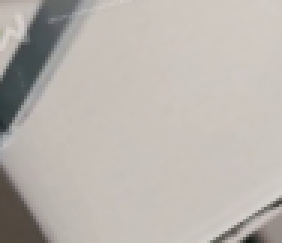
#> input picture module_E_recognition/crops/cluster_0/f0000_0001.png, 94 x 81 px (shown 3 times larger)
$ python recognize.py
#> lines starting #> are read from the running program, lines starting #| are printed output that depends on the picture
"""
Module E - Object recognition: what type of box is it?

  1. Alignment-based : SIFT keypoints -> matches to every training template -> RANSAC homography ->
                       score = residual alignment error (lowest wins)
  2. Appearance-based: "Eigenboxes" - PCA (SVD, from scratch) eigenspace + nearest neighbour
  3. Invariants      : Hu moments (translation/scale/rotation invariant), nearest class mean

Dataset layout (you collect it: run extract_crops.py, then move the crops into one folder per type):
    module_E_recognition/crops/<type_name>/*.png      (>= 3 types, ~10+ crops each)

Run: python module_E_recognition/recognize.py [--crops module_E_recognition/crops]
Outputs: accuracy table (printed + outputs/E_accuracy.txt), outputs/E_eigenboxes.png, outputs/E_hu_invariance.txt
"""
import argparse
import sys
from pathlib import Path

sys.path.insert(0, str(Path(__file__).resolve().parents[1]))

import cv2
import numpy as np

from common import OUT

HERE = Path(__file__).parent
EIG_SIZE = (64, 40)  # (w, h) of the normalised gray crop used by the eigenspace


# =============================================================== crops / augmentation helpers
# [19 lines left out: functions upright_crop, rotate_expand, not called in this run]


def change_lighting(img, rng):
    alpha, beta = rng.uniform(0.5, 1.5), rng.uniform(-40, 40)
    return np.clip(img.astype(np.float32) * alpha + beta, 0, 255).astype(np.uint8)


def load_dataset(root, test_frac=0.4):
    """Temporal split per class: first (1-test_frac) of the sorted files = train, last part = held-out test
    (neighbouring video frames are near-duplicates, so a random split would leak).

    Folders that contain no readable image are skipped rather than counted as a class.  A dataset
    converted from real footage can easily have a material that simply never appears in the chosen
    window, and silently registering it as a class would inflate the class count and pad the report.
    """
#> called with root = 'module_E_recognition/crops', test_frac = 0.4
    train, test, names = [], [], []
    empty = []
    for d in sorted(p for p in Path(root).iterdir() if p.is_dir()):
        files = sorted(f for f in d.iterdir() if f.suffix.lower() in (".png", ".jpg", ".jpeg"))
        imgs = [im for im in (cv2.imread(str(f)) for f in files) if im is not None]
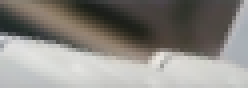
#> input picture module_E_recognition/crops/cluster_0/f0000_0005.png, 62 x 22 px (shown 4 times larger)
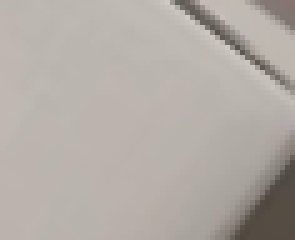
#> input picture module_E_recognition/crops/cluster_0/f0012_0006.png, 59 x 48 px (shown 5 times larger)
#> imgs = 3 items
        if not imgs:
            empty.append(d.name)
            continue
        ci = len(names)  # label index must stay contiguous over the classes we actually keep
        k = max(1, int(round(len(imgs) * (1 - test_frac))))
#> k = 2
        k = min(k, len(imgs) - 1) if len(imgs) > 1 else k
        names.append(d.name)
        train += [(i, ci) for i in imgs[:k]]
#> train = 2 items
        test += [(i, ci) for i in imgs[k:]]
#> test = 1 item
    if empty:
        print(f"[E] skipping {len(empty)} empty class folder(s): {', '.join(empty)}")
    return train, test, names


# =============================================================== 2. eigenboxes (PCA from scratch)
# [4 lines left out: function _vec, not called in this run]


class EigenBoxes:
    def __init__(self, n_components=20, augment=True):
        self.k, self.augment = n_components, augment

    # [23 lines left out: function fit, not called in this run]

    def predict(self, img):
        c = (_vec(img) - self.mean) @ self.components.T
        return int(self.y[np.argmin(np.linalg.norm(self.coef - c, axis=1))])

    # [13 lines left out: function save_visual, not called in this run]


# =============================================================== 1. alignment-based (SIFT + homography)
class AlignmentClassifier:
    MIN_INLIERS = 8

    # [76 lines left out: functions __init__, _feat, fit, align_cost, predict, hu_feature, not called in this run]


class HuClassifier:
    # Only the first 4 of the 7 log-Hu moments are used.  The 5th-7th span many more orders of
    # magnitude, so after per-feature standardisation they dominate the Euclidean distance and make
    # the classifier essentially a function of the 5th moment alone.
    N_FEATS = 4

    # [6 lines left out: function fit, not called in this run]

    def predict(self, img):
        f = (hu_feature(img)[:self.N_FEATS] - self.mu) / self.sd
        return min(self.means, key=lambda c: np.linalg.norm(self.means[c] - f))


# =============================================================== evaluation
# [65 lines left out: functions evaluate, hu_invariance_report, robustness_findings, not called in this run]


def main():
    ap = argparse.ArgumentParser()
    ap.add_argument("--crops", default=str(HERE / "crops"))
    ap.add_argument("--test-frac", type=float, default=0.4)
    a = ap.parse_args()
    train, test, names = load_dataset(a.crops, a.test_frac)
#> train = 2 items; test = 1 item; names = ['cluster_0']
    if len(names) < 3 or len(test) < 3:
#> (the run stopped early here; a loop or call above may not have finished)
